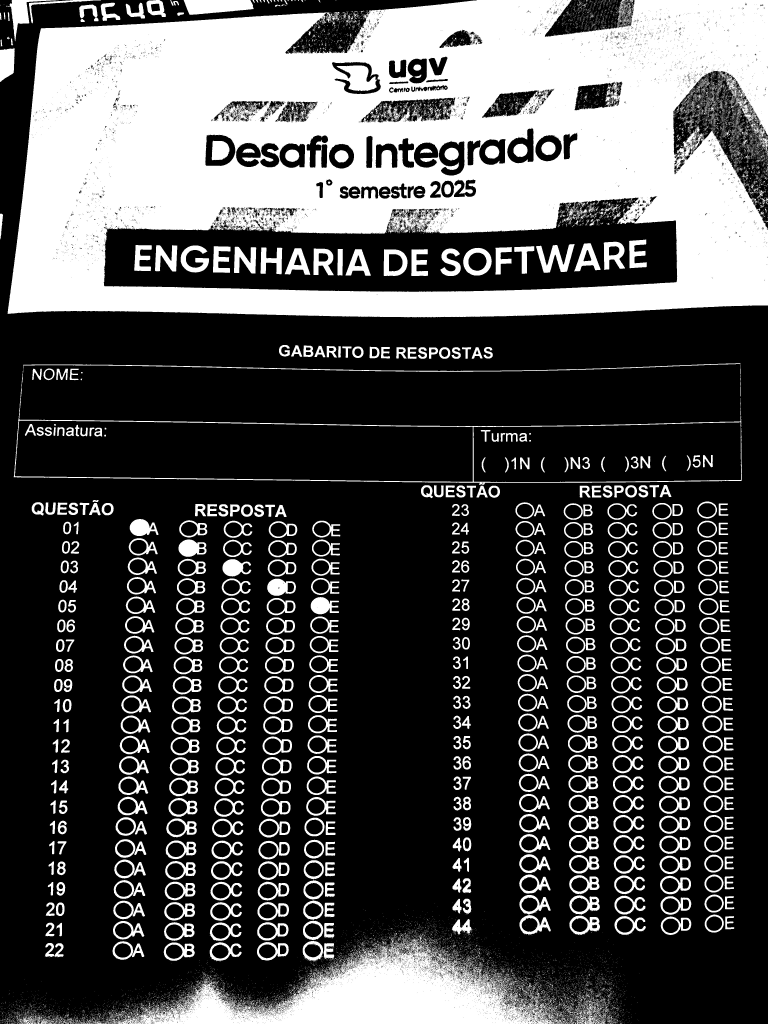
#> input picture api/debug_bin.jpg, 3072 x 4096 px (shown at 1/4 size)
$ python -i corretor.py   (imports and definitions only)
#> lines starting #> are read from the running program, lines starting #| are printed output that depends on the picture
import cv2
import numpy as np
import json
import os

GABARITO_PATH = "data/gabaritos.json"

def carregar_gabarito(turma):
    if not os.path.exists(GABARITO_PATH):
        raise Exception("Arquivo de gabaritos não encontrado.")

    with open(GABARITO_PATH, "r", encoding="utf-8") as f:
        gabaritos = json.load(f)

    if turma not in gabaritos:
        raise Exception(f"Gabarito da turma {turma} não encontrado.")

    return gabaritos[turma]

def detectar_respostas(imagem_path, total_questoes=44):
#> called with imagem_path = '../debug_bin.jpg', total_questoes = 44
    imagem = cv2.imread(imagem_path)
#> imagem is the input picture: shape (4096, 3072, 3); min 0, max 255, mean 78.7
    imagem_cinza = cv2.cvtColor(imagem, cv2.COLOR_BGR2GRAY)
    imagem_cinza = cv2.medianBlur(imagem_cinza, 5)
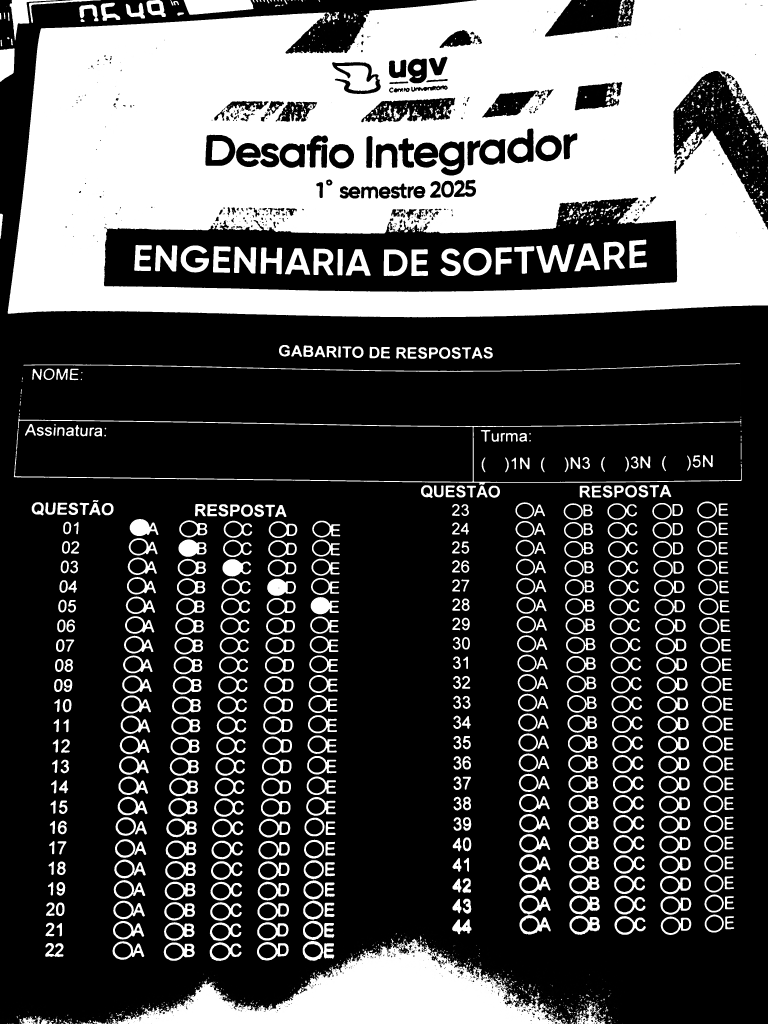
#> imagem_cinza: shape (4096, 3072) (shown at 1/4 size); min 0, max 255, mean 78.1

    circles = cv2.HoughCircles(
        imagem_cinza,
        cv2.HOUGH_GRADIENT,
        dp=1.2,
        minDist=20,
        param1=50,
        param2=30,
        minRadius=10,
        maxRadius=20
    )
#> circles = [[282.6, 2512.2, 16.24], [1860.6, 2273.4, 16.24], [1866.6, 3059.4, 17.92], [2785.8, 1853.4, 16.6], [1859.4, 2197.8, 16.36], [246.6, 3317.4, 19.24]]

    if circles is None:
        return None

    circles = np.uint16(np.around(circles[0, :]))
#> circles = [[283, 2512, 16], [1861, 2273, 16], [1867, 3059, 18], [2786, 1853, 17], [1859, 2198, 16], [247, 3317, 19]]
    circles = sorted(circles, key=lambda c: (c[1], c[0]))
#> circles = [[2786, 1853, 17], [1859, 2198, 16], [1861, 2273, 16], [283, 2512, 16], [1867, 3059, 18], [247, 3317, 19]]

    alternativas = ['A', 'B', 'C', 'D', 'E']
    respostas = [''] * total_questoes
    linhas_detectadas = {}

    for (x, y, r) in circles:
        linha = int(round((y - 400) / 40))  # ajuste fino conforme layout

        if linha < 0 or linha >= total_questoes:
            continue

        recorte = imagem_cinza[y - r:y + r, x - r:x + r]
        if recorte.size == 0:
            continue

        intensidade = np.sum(255 - recorte)

        if linha not in linhas_detectadas:
            linhas_detectadas[linha] = []

        linhas_detectadas[linha].append((x, intensidade))
#> this loop made 6 passes
#> (x, y, r, linha) on passes 2 to 6: (1859, 2198, 16, 45), (1861, 2273, 16, 47), (283, 2512, 16, 53), (1867, 3059, 18, 66), (247, 3317, 19, 73)
#> (x, y, r, linha, intensidade) on pass 1: (2786, 1853, 17, 36, 172182)
#> pass 1, in detectar_respostas, `recorte = imagem_cinza[y - r:y + r, x - r:x + r]`:
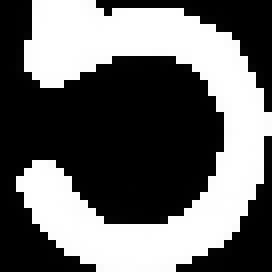
#> recorte: shape (34, 34) (shown 8 times larger); min 0, max 255, mean 106.1
#> after the loop, linhas_detectadas = {36: [(2786, 172182)]}

    for linha, bolhas in linhas_detectadas.items():
        bolhas = sorted(bolhas, key=lambda b: b[0])
        if len(bolhas) != 5:
            continue
        indice = np.argmax([b[1] for b in bolhas])
        respostas[linha] = alternativas[indice]
#> this loop made 1 pass
#> (linha, bolhas) on pass 1: (36, [(2786, 172182)])
#> after the loop, respostas = 44 items, first 6: '', '', '', '', '', ''

    return respostas

def corrigir_prova(turma, aluno, caminho_imagem):
    try:
        gabarito = carregar_gabarito(turma)
        respostas_extraidas = detectar_respostas(caminho_imagem, total_questoes=len(gabarito))

        if respostas_extraidas is None:
            return {"erro": "Não foi possível detectar bolhas na imagem."}

        total = len(gabarito)
        acertos = sum([1 for i in range(total) if respostas_extraidas[i] == gabarito[i]])
        erros = total - acertos
        nota = round((acertos / total) * 10, 2)

        return {
            "aluno": aluno,
            "turma": turma,
            "acertos": acertos,
            "erros": erros,
            "nota": nota,
            "respostas": respostas_extraidas,
            "gabarito": gabarito
        }

    except Exception as e:
        return {"erro": str(e)}

>>> result = detectar_respostas('../debug_bin.jpg')
#> result = 44 items, first 6: '', '', '', '', '', ''
